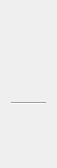
<?xml version="1.0" encoding="UTF-8"?>
<ui version="4.0">
 <class>ProjectInfoScreenDialog</class>
 <widget class="QDialog" name="ProjectInfoScreenDialog">
  <property name="geometry">
   <rect>
    <x>0</x>
    <y>0</y>
    <width>44</width>
    <height>168</height>
   </rect>
  </property>
  <property name="windowTitle">
   <string/>
  </property>
  <layout class="QGridLayout" name="gridLayout" rowstretch="0,0,0,0,0,1">
   <item row="3" column="0" colspan="2">
    <widget class="Line" name="line">
     <property name="orientation">
      <enum>Qt::Orientation::Horizontal</enum>
     </property>
    </widget>
   </item>
   <item row="2" column="0">
    <widget class="QLabel" name="authorLabel">
     <property name="font">
      <font>
       <pointsize>12</pointsize>
      </font>
     </property>
     <property name="text">
      <string/>
     </property>
    </widget>
   </item>
   <item row="5" column="0" colspan="2">
    <widget class="QLabel" name="notesLabel">
     <property name="text">
      <string>&lt;html&gt;&lt;head/&gt;&lt;body&gt;&lt;p&gt;&lt;br/&gt;&lt;/p&gt;&lt;/body&gt;&lt;/html&gt;</string>
     </property>
     <property name="textFormat">
      <enum>Qt::TextFormat::MarkdownText</enum>
     </property>
     <property name="alignment">
      <set>Qt::AlignmentFlag::AlignLeading|Qt::AlignmentFlag::AlignLeft|Qt::AlignmentFlag::AlignTop</set>
     </property>
     <property name="openExternalLinks">
      <bool>false</bool>
     </property>
    </widget>
   </item>
   <item row="2" column="1">
    <widget class="QLabel" name="yearLabel">
     <property name="font">
      <font>
       <pointsize>12</pointsize>
      </font>
     </property>
     <property name="text">
      <string/>
     </property>
     <property name="alignment">
      <set>Qt::AlignmentFlag::AlignRight|Qt::AlignmentFlag::AlignTrailing|Qt::AlignmentFlag::AlignVCenter</set>
     </property>
    </widget>
   </item>
   <item row="1" column="0" colspan="2">
    <widget class="QLabel" name="gameLabel">
     <property name="font">
      <font>
       <pointsize>12</pointsize>
      </font>
     </property>
     <property name="text">
      <string/>
     </property>
    </widget>
   </item>
   <item row="0" column="0" colspan="2">
    <widget class="QLabel" name="titleLabel">
     <property name="font">
      <font>
       <pointsize>24</pointsize>
      </font>
     </property>
     <property name="text">
      <string/>
     </property>
    </widget>
   </item>
   <item row="4" column="0">
    <spacer name="verticalSpacer">
     <property name="orientation">
      <enum>Qt::Orientation::Vertical</enum>
     </property>
     <property name="sizeType">
      <enum>QSizePolicy::Policy::Fixed</enum>
     </property>
     <property name="sizeHint" stdset="0">
      <size>
       <width>20</width>
       <height>8</height>
      </size>
     </property>
    </spacer>
   </item>
  </layout>
 </widget>
 <resources/>
 <connections/>
</ui>
